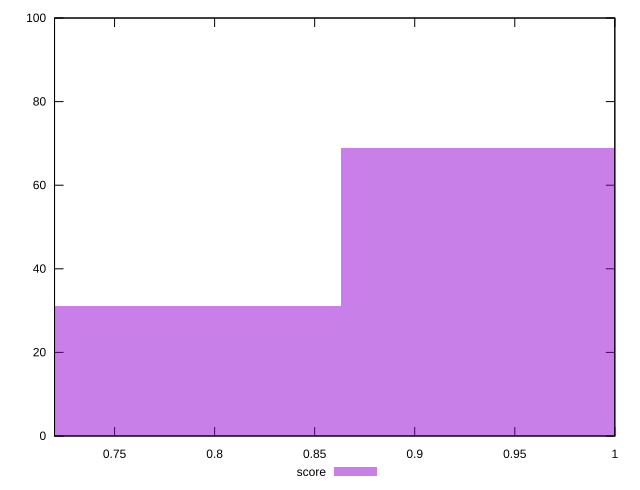

Write gnuplot code to recreate this figure.
reset

$score <<EOF
0.9591375893040882 69
0.7673100714432706 31
EOF

set key outside below
set boxwidth 0.19182751786081764
set xrange [0.72:1]
set yrange [0:100]
set trange [0:100]
set style fill transparent solid 0.5 noborder
set terminal svg size 640, 490 enhanced background rgb 'white'
set output "reports/report_00027_2021-02-24T12-40-31.850Z/bootup-time/samples/agenda/score/histogram.svg"

plot $score title "score" with boxes

reset
